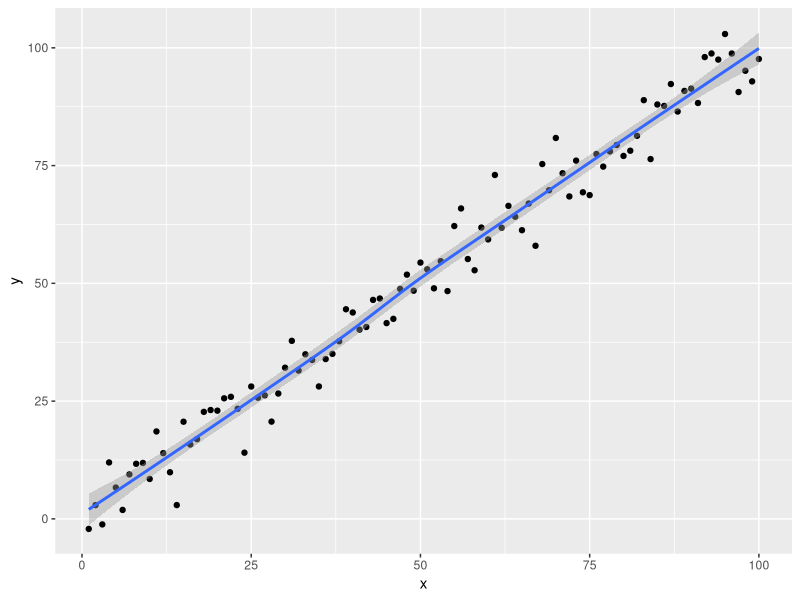

Reproduce this figure in R.
## ---- chunk 1
print("Hello World")
## ---- chunk 2
library(ggplot2)
set.seed(1)
x = seq(1, 100)
y = x + rnorm(100, sd=5)

qplot(x, y) + geom_smooth(aes(x, y))
